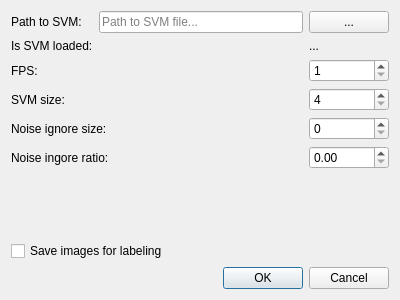
<?xml version="1.0" encoding="UTF-8"?>
<ui version="4.0">
 <class>SettingsDialog</class>
 <widget class="QDialog" name="SettingsDialog">
  <property name="geometry">
   <rect>
    <x>0</x>
    <y>0</y>
    <width>400</width>
    <height>300</height>
   </rect>
  </property>
  <property name="windowTitle">
   <string>Dialog</string>
  </property>
  <layout class="QGridLayout" name="gridLayout">
   <item row="5" column="0" colspan="3">
    <widget class="QLabel" name="label_3">
     <property name="text">
      <string>Noise ignore size:</string>
     </property>
    </widget>
   </item>
   <item row="5" column="4">
    <widget class="QSpinBox" name="noiseIgnoreSizeSpinbox">
     <property name="maximum">
      <number>250</number>
     </property>
    </widget>
   </item>
   <item row="4" column="4">
    <widget class="QSpinBox" name="svmSizeSpinbox">
     <property name="minimum">
      <number>4</number>
     </property>
     <property name="maximum">
      <number>128</number>
     </property>
    </widget>
   </item>
   <item row="0" column="1" colspan="3">
    <widget class="QLineEdit" name="svmPathTextbox">
     <property name="placeholderText">
      <string>Path to SVM file...</string>
     </property>
    </widget>
   </item>
   <item row="4" column="0">
    <widget class="QLabel" name="label_2">
     <property name="text">
      <string>SVM size:</string>
     </property>
    </widget>
   </item>
   <item row="7" column="4">
    <widget class="QDoubleSpinBox" name="noiseIgnoreRatioSpinbox">
     <property name="maximum">
      <double>1.000000000000000</double>
     </property>
     <property name="singleStep">
      <double>0.100000000000000</double>
     </property>
    </widget>
   </item>
   <item row="10" column="1" colspan="4">
    <widget class="QDialogButtonBox" name="buttonBox">
     <property name="orientation">
      <enum>Qt::Horizontal</enum>
     </property>
     <property name="standardButtons">
      <set>QDialogButtonBox::Cancel|QDialogButtonBox::Ok</set>
     </property>
    </widget>
   </item>
   <item row="3" column="0">
    <widget class="QLabel" name="label_5">
     <property name="text">
      <string>FPS:</string>
     </property>
    </widget>
   </item>
   <item row="5" column="3">
    <spacer name="horizontalSpacer">
     <property name="orientation">
      <enum>Qt::Horizontal</enum>
     </property>
     <property name="sizeHint" stdset="0">
      <size>
       <width>40</width>
       <height>20</height>
      </size>
     </property>
    </spacer>
   </item>
   <item row="0" column="0">
    <widget class="QLabel" name="label">
     <property name="text">
      <string>Path to SVM:</string>
     </property>
    </widget>
   </item>
   <item row="8" column="0" colspan="5">
    <spacer name="verticalSpacer">
     <property name="orientation">
      <enum>Qt::Vertical</enum>
     </property>
     <property name="sizeHint" stdset="0">
      <size>
       <width>20</width>
       <height>40</height>
      </size>
     </property>
    </spacer>
   </item>
   <item row="7" column="0" colspan="3">
    <widget class="QLabel" name="label_4">
     <property name="text">
      <string>Noise ingore ratio:</string>
     </property>
    </widget>
   </item>
   <item row="9" column="0" colspan="2">
    <widget class="QCheckBox" name="saveImagesCheckbox">
     <property name="text">
      <string>Save images for labeling</string>
     </property>
    </widget>
   </item>
   <item row="0" column="4">
    <widget class="QPushButton" name="pathSelectButton">
     <property name="sizePolicy">
      <sizepolicy hsizetype="Minimum" vsizetype="Fixed">
       <horstretch>0</horstretch>
       <verstretch>0</verstretch>
      </sizepolicy>
     </property>
     <property name="minimumSize">
      <size>
       <width>0</width>
       <height>0</height>
      </size>
     </property>
     <property name="text">
      <string>...</string>
     </property>
    </widget>
   </item>
   <item row="3" column="4">
    <widget class="QSpinBox" name="fpsSpinbox">
     <property name="minimum">
      <number>1</number>
     </property>
     <property name="maximum">
      <number>60</number>
     </property>
    </widget>
   </item>
   <item row="2" column="0">
    <widget class="QLabel" name="label_6">
     <property name="text">
      <string>Is SVM loaded:</string>
     </property>
    </widget>
   </item>
   <item row="2" column="4">
    <widget class="QLabel" name="svmLoadedLabel">
     <property name="text">
      <string>...</string>
     </property>
    </widget>
   </item>
  </layout>
 </widget>
 <resources/>
 <connections>
  <connection>
   <sender>buttonBox</sender>
   <signal>accepted()</signal>
   <receiver>SettingsDialog</receiver>
   <slot>accept()</slot>
   <hints>
    <hint type="sourcelabel">
     <x>257</x>
     <y>290</y>
    </hint>
    <hint type="destinationlabel">
     <x>157</x>
     <y>274</y>
    </hint>
   </hints>
  </connection>
  <connection>
   <sender>buttonBox</sender>
   <signal>rejected()</signal>
   <receiver>SettingsDialog</receiver>
   <slot>reject()</slot>
   <hints>
    <hint type="sourcelabel">
     <x>325</x>
     <y>290</y>
    </hint>
    <hint type="destinationlabel">
     <x>286</x>
     <y>274</y>
    </hint>
   </hints>
  </connection>
 </connections>
</ui>
